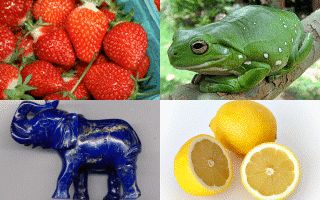
#> input picture INF100/Exercicios_praticas/cores.png, 320 x 200 px
$ python p15.py
#> lines starting #> are read from the running program, lines starting #| are printed output that depends on the picture
### INF100/Exercicios_praticas/imagens.py
from PIL import Image
import time
import os

class Imagem(object):

    largura = altura = 0

    def initVars( self ):
        self._inGetSet = False
        self._y = 0

    def abrir( self, filename, mode ):
        self.initVars()
        self.im = Image.open( filename )
        self.largura, self.altura = self.im.size

    def __init__( self, filename='', size=(0,0), mode='RGB'):
        if filename != '':
            self.abrir( filename, mode)
        elif size[0] > 0 and size[1] > 0:
            self.initVars()
            self.im = Image.new( mode, (size[1],size[0]) )
            self.largura, self.altura = self.im.size
        else: self.initVars()

    def mostrar( self ):
        self.im.show()
        if os.name == 'nt':
            time.sleep( 3 )

    # [6 lines left out: function copia, not called in this run]

    def salvar( self, filename ):
        self.im.save( filename, 'png' )

    def __getitem__(self, yx):
        if self._inGetSet:
            self._inGetSet = False
            return self.im.getpixel( (yx, self._y) )
        else:
            self._inGetSet = True
            self._y = yx
            return self

    def __setitem__(self, yx, pixel):
        if self._inGetSet:
            self._inGetSet = False
            if type( pixel ) is tuple:
                r = min( 255, max( 0, pixel[0] ))
                g = min( 255, max( 0, pixel[1] ))
                b = min( 255, max( 0, pixel[2] ))
                pixel = (r,g,b)
            else: pixel = min( 255, max( 0, pixel ))
            self.im.putpixel( (yx, self._y), pixel )
        else:
            self._inGetSet = True
            self._y = yx
            return self

"""
board[x][y] means board.__getitem__(x).__getitem__(y),
so Board.__getitem__ has to return some kind of view that
also supports __getitem__ and remembers x. This is a bit
of work, but for some use cases (anything involving passing
that view around) it's very convenient.

Another option is board[x, y], which means board.__getitem__((x, y)).
Note that this passes a tuple to __getitem__, which you'll
have to unpack manually (there is syntactic sugar for doing
this in 2.x, but it's a bit obscure and also gone in 3.x,
so you may want to avoid it in the interest of future porting work).
"""

### INF100/Exercicios_praticas/auxiliar2.py
import imagens

def abreArquivoImagem() :
    #nome = input('Nome do arquivo: ')
    nome = 'cores.png'
    im = imagens.Imagem(nome)
#> in abrir, self.im is the input picture: PIL image 320x200 RGB; mean R, G, B 152.7, 130.8, 104.3
    # descobre o número de linhas da imagem
    linha = im.altura
    # descobre o número de colunas da imagem
    coluna = im.largura
    return im, linha, coluna

def calculaDeslocamentos(q, linha, coluna) :
    if q == 0 or q == 1 or q == 2:
        desl_linha = 0
    else:
        desl_linha = linha//2
    if q == 0 or q == 1 or q == 3:
        desl_coluna = 0
    else:
        desl_coluna = coluna//2
    return desl_linha, desl_coluna


def leiaInt( msg, vmin, vmax, mostraErro=True ):
    v = int( input( msg ))
    while v < vmin or v > vmax:
        if mostraErro:
            print('Valor deve estar entre', vmin, 'e', vmax )
        v = int( input( msg ))
    return v

### INF100/Exercicios_praticas/p15.py
# Nome do aluno: Maycon Vinicius Batista Araujo
# Matrícula: 113683
# Data: 10/07/2023
# Programa que faz o quadrante ficar preto e branco

# importa a biblioteca de imagens
import imagens
import auxiliar2 as aux
##############################################################################
# ESCREVA abaixo desta linha o código para implementar a função processaImagem
def processaImagem(im,lin,col,dx,dy,quadrante):
    print("Opções para processamento da imagem.")
    print("[1] Para Tranformar em tons de cinza.")
    print("[2] Para Trocar o verde por vermelho.")
    print("[3] Para Trocar o azul por verde.")
    print("[4] Para Trocar o vermelho por azul.")
    print("[5] Para Transformar em negativo")


    while True :
        es = int(input("Sua escolha:"))
        if es == 1 or es == 2 or es == 3 or es == 4 or es == 5 or es==6:
            break
        print("Opção não existente, escolha outra.")
    if es == 1:#Preto e branco
        for i in range(0, lin//2):
            for j in range(0, col//2):
                r, g, b = im[dx+i][dy+j]
                m = (r+g+b)//3
                im[dx+i][dy+j] = (m, m, m)
    elif es == 2:#Verde por vermelho
        for i in range(0, lin//2):
            for j in range(0, col//2):
                r, g, b = im[i+dx][j+dy]
                g, r = r, g
                im[i+dx][j+dy] = (r, g, b)
    elif es == 3:#Azul por verde
        for i in range(0, lin//2):
            for j in range(0, col//2):
                r, g, b = im[i+dx][j+dy]
                b, g = g, b
                im[i+dx][j+dy] = (r, g, b)
    elif es == 4:#Vermelho por Azul
        for i in range(0, lin//2):
            for j in range(0, col//2):
                r, g, b = im[i+dx][j+dy]
                r, b = b, r
                im[i+dx][j+dy] = (r, g, b)
    elif es == 5:#Negativo
        for i in range(0, lin//2):
            for j in range(0, col//2):
                r, g, b = im[i+dx][j+dy]
                r = 255 - r
                g = 255 - g
                b = 255 - b
                im[i+dx][j+dy] = (r, g, b)
    elif es == 6:#Correção
        for i in range(0, lin):
            for j in range(0, col):
                if im[i][j] ==(107,102,110):
                    r, g, b = im[i - 1][j]
                    rb, gb, bb = im[i + 1][j]
                    rm = (r + rb) // 2
                    gm = (g + gb) // 2
                    bm = (b + bb) // 2
                    im[i][j] = (rm, gm, bm)

def main():
    # im = arranjo bidimensional com os pixels da imagem
    # lin = número de linhas da imagem
    # col = número de colunas da imagem
    im, lin, col = aux.abreArquivoImagem()
#> lin = 200; col = 320

    # exibe a imagem original
    im.mostrar()

    # leitura e validação de um dos 4 quadrantes
    quadrante = aux.leiaInt('Informe o quadrante a ser modificado: ', 1, 4)
#> the answer given: 3

    # definição do delocamento do quadrante selecionado (ou imagem completa)
    dx, dy = aux.calculaDeslocamentos(quadrante, lin, col)
#> dx = 100; dy = 0

    # chamada da função para fazer o processamento da imagem
    #
    processaImagem(im, lin, col, dx, dy, quadrante)
#> the loop in processaImagem, `while True :` made 1 pass; the answer given on pass 1: 1
#> the loop in processaImagem, `for i in range(0, lin//2):` made 100 passes
    #

    # exibe a imagem após processamento
    im.mostrar()
#> in mostrar (call 2), `self.im.show()`:
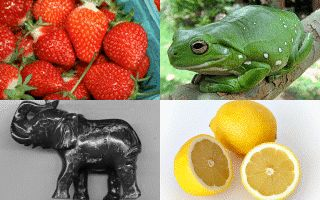
#> shown: PIL image 320x200 RGB; mean R, G, B 155.1, 133, 99.4

# programa principal - executa a função main()
main()
